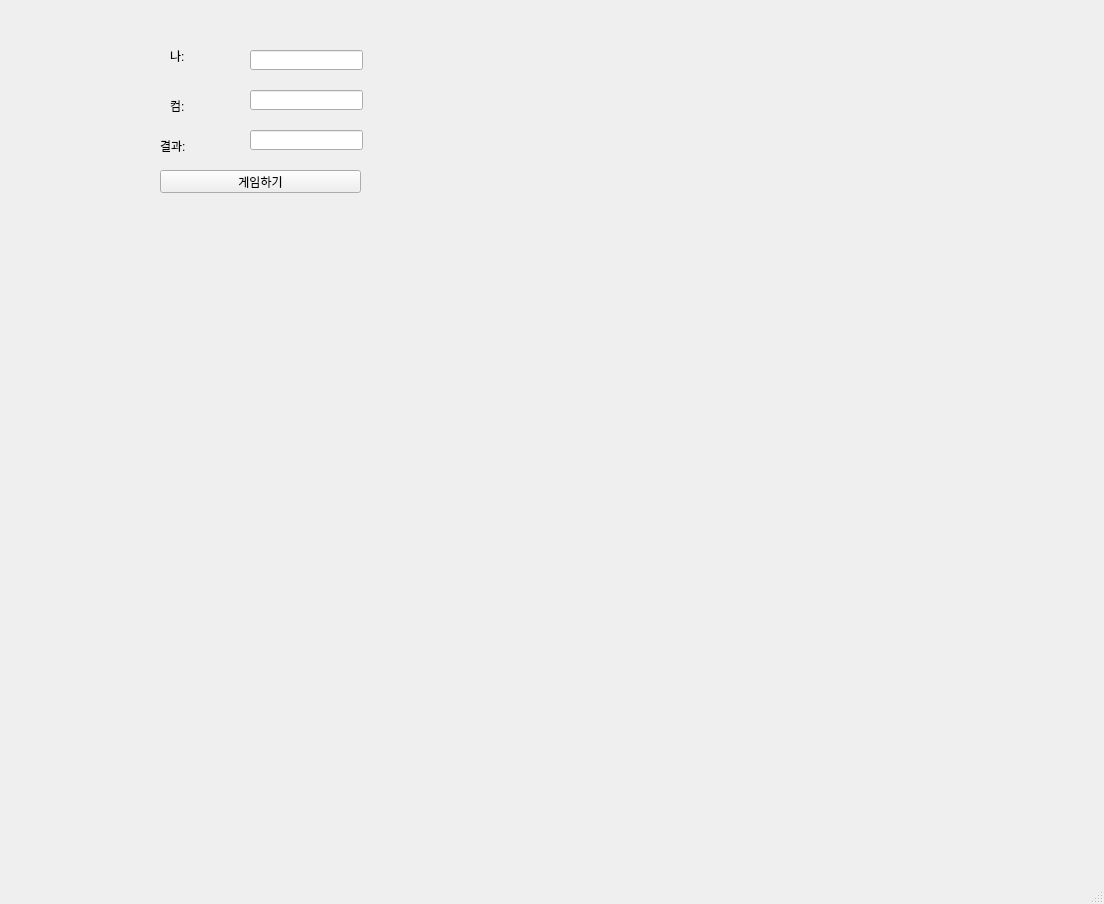
<?xml version="1.0" encoding="UTF-8"?>
<ui version="4.0">
 <class>MainWindow</class>
 <widget class="QMainWindow" name="MainWindow">
  <property name="geometry">
   <rect>
    <x>0</x>
    <y>0</y>
    <width>1104</width>
    <height>904</height>
   </rect>
  </property>
  <property name="windowTitle">
   <string>MainWindow</string>
  </property>
  <widget class="QWidget" name="centralwidget">
   <widget class="QLabel" name="lablCom">
    <property name="geometry">
     <rect>
      <x>170</x>
      <y>50</y>
      <width>56</width>
      <height>12</height>
     </rect>
    </property>
    <property name="text">
     <string>나:</string>
    </property>
   </widget>
   <widget class="QLabel" name="lblMine">
    <property name="geometry">
     <rect>
      <x>170</x>
      <y>100</y>
      <width>56</width>
      <height>12</height>
     </rect>
    </property>
    <property name="text">
     <string>컴:</string>
    </property>
   </widget>
   <widget class="QLabel" name="lblResult">
    <property name="geometry">
     <rect>
      <x>160</x>
      <y>140</y>
      <width>56</width>
      <height>12</height>
     </rect>
    </property>
    <property name="text">
     <string>결과:</string>
    </property>
   </widget>
   <widget class="QPushButton" name="pb">
    <property name="geometry">
     <rect>
      <x>160</x>
      <y>170</y>
      <width>201</width>
      <height>23</height>
     </rect>
    </property>
    <property name="text">
     <string>게임하기</string>
    </property>
   </widget>
   <widget class="QLineEdit" name="leMine">
    <property name="geometry">
     <rect>
      <x>250</x>
      <y>50</y>
      <width>113</width>
      <height>20</height>
     </rect>
    </property>
   </widget>
   <widget class="QLineEdit" name="leCom">
    <property name="geometry">
     <rect>
      <x>250</x>
      <y>90</y>
      <width>113</width>
      <height>20</height>
     </rect>
    </property>
   </widget>
   <widget class="QLineEdit" name="leResult">
    <property name="geometry">
     <rect>
      <x>250</x>
      <y>130</y>
      <width>113</width>
      <height>20</height>
     </rect>
    </property>
   </widget>
  </widget>
  <widget class="QMenuBar" name="menubar">
   <property name="geometry">
    <rect>
     <x>0</x>
     <y>0</y>
     <width>1104</width>
     <height>21</height>
    </rect>
   </property>
  </widget>
  <widget class="QStatusBar" name="statusbar"/>
 </widget>
 <resources/>
 <connections/>
</ui>
